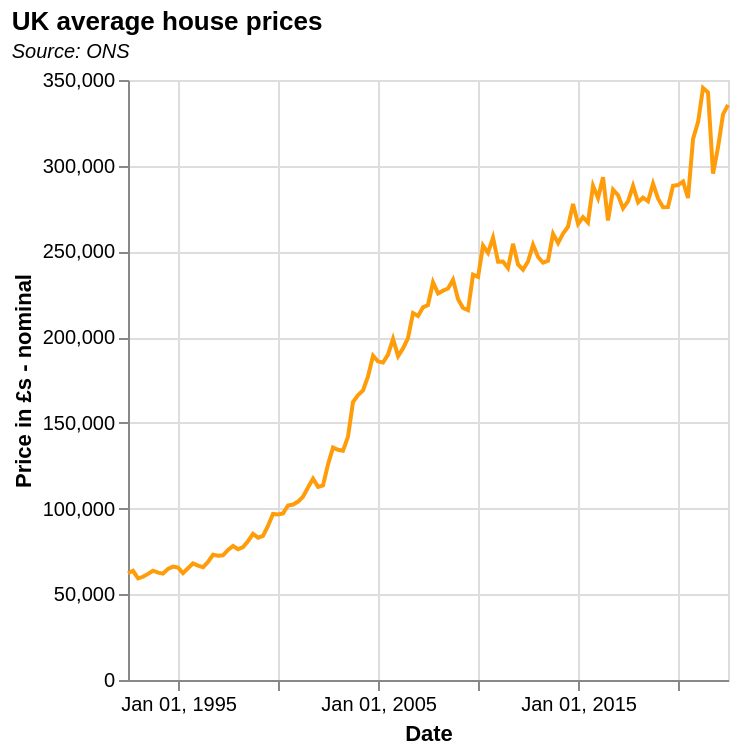

Vega-Lite specification for this chart:
### Vega-Lite specification from a JSON file in a GitHub repository (floating-point values rounded to 4 significant figures)
{"$schema": "https://vega.github.io/schema/vega-lite/v5.json", "description": "A simple bar chart with embedded data.", "title": {"text": "UK average house prices", "subtitle": "Source: ONS ", "subtitleFontStyle": "italic", "subtitleFontSize": 10, "anchor": "start", "color": "black"}, "width": "container", "height": 300, "data": {"values": [{"Date": "01/07/1992", "Price": 62255}, {"Date": "01/10/1992", "Price": 63712}, {"Date": "01/01/1993", "Price": 59230}, {"Date": "01/04/1993", "Price": 60213}, {"Date": "01/07/1993", "Price": 61895}, {"Date": "01/10/1993", "Price": 63742}, {"Date": "01/01/1994", "Price": 62596}, {"Date": "01/04/1994", "Price": 62024}, {"Date": "01/07/1994", "Price": 64835}, {"Date": "01/10/1994", "Price": 66159}, {"Date": "01/01/1995", "Price": 65583}, {"Date": "01/04/1995", "Price": 62329}, {"Date": "01/07/1995", "Price": 65193}, {"Date": "01/10/1995", "Price": 68054}, {"Date": "01/01/1996", "Price": 66704}, {"Date": "01/04/1996", "Price": 65770}, {"Date": "01/07/1996", "Price": 68890}, {"Date": "01/10/1996", "Price": 73029}, {"Date": "01/01/1997", "Price": 72518}, {"Date": "01/04/1997", "Price": 72759}, {"Date": "01/07/1997", "Price": 75837}, {"Date": "01/10/1997", "Price": 78178}, {"Date": "01/01/1998", "Price": 76253}, {"Date": "01/04/1998", "Price": 77519}, {"Date": "01/07/1998", "Price": 80964}, {"Date": "01/10/1998", "Price": 85257}, {"Date": "01/01/1999", "Price": 83031}, {"Date": "01/04/1999", "Price": 84110}, {"Date": "01/07/1999", "Price": 89879}, {"Date": "01/10/1999", "Price": 96843}, {"Date": "01/01/2000", "Price": 96588}, {"Date": "01/04/2000", "Price": 97184}, {"Date": "01/07/2000", "Price": 101785}, {"Date": "01/10/2000", "Price": 102384}, {"Date": "01/01/2001", "Price": 104087}, {"Date": "01/04/2001", "Price": 106928}, {"Date": "01/07/2001", "Price": 112325}, {"Date": "01/10/2001", "Price": 117455}, {"Date": "01/01/2002", "Price": 112675}, {"Date": "01/04/2002", "Price": 113496}, {"Date": "01/07/2002", "Price": 125750}, {"Date": "01/10/2002", "Price": 135589}, {"Date": "01/01/2003", "Price": 134269}, {"Date": "01/04/2003", "Price": 133711}, {"Date": "01/07/2003", "Price": 141819}, {"Date": "01/10/2003", "Price": 162121}, {"Date": "01/01/2004", "Price": 166208}, {"Date": "01/04/2004", "Price": 168928}, {"Date": "01/07/2004", "Price": 177128}, {"Date": "01/10/2004", "Price": 189139}, {"Date": "01/01/2005", "Price": 185797}, {"Date": "01/04/2005", "Price": 185194}, {"Date": "01/07/2005", "Price": 189852}, {"Date": "01/10/2005", "Price": 199051}, {"Date": "01/01/2006", "Price": 188944}, {"Date": "01/04/2006", "Price": 193421}, {"Date": "01/07/2006", "Price": 199482}, {"Date": "01/10/2006", "Price": 214028}, {"Date": "01/01/2007", "Price": 212322}, {"Date": "01/04/2007", "Price": 217364}, {"Date": "01/07/2007", "Price": 218724}, {"Date": "01/10/2007", "Price": 232033}, {"Date": "01/01/2008", "Price": 225500}, {"Date": "01/04/2008", "Price": 227125}, {"Date": "01/07/2008", "Price": 228354}, {"Date": "01/10/2008", "Price": 233499}, {"Date": "01/01/2009", "Price": 222083}, {"Date": "01/04/2009", "Price": 216977}, {"Date": "01/07/2009", "Price": 215731}, {"Date": "01/10/2009", "Price": 236416}, {"Date": "01/01/2010", "Price": 235134}, {"Date": "01/04/2010", "Price": 253391}, {"Date": "01/07/2010", "Price": 249182}, {"Date": "01/10/2010", "Price": 258084}, {"Date": "01/01/2011", "Price": 244040}, {"Date": "01/04/2011", "Price": 244164}, {"Date": "01/07/2011", "Price": 240281}, {"Date": "01/10/2011", "Price": 254435}, {"Date": "01/01/2012", "Price": 242397}, {"Date": "01/04/2012", "Price": 239364}, {"Date": "01/07/2012", "Price": 244143}, {"Date": "01/10/2012", "Price": 253874}, {"Date": "01/01/2013", "Price": 246748}, {"Date": "01/04/2013", "Price": 243412}, {"Date": "01/07/2013", "Price": 244525}, {"Date": "01/10/2013", "Price": 260249}, {"Date": "01/01/2014", "Price": 254884}, {"Date": "01/04/2014", "Price": 260383}, {"Date": "01/07/2014", "Price": 264373}, {"Date": "01/10/2014", "Price": 277741}, {"Date": "01/01/2015", "Price": 266029}, {"Date": "01/04/2015", "Price": 269956}, {"Date": "01/07/2015", "Price": 266840}, {"Date": "01/10/2015", "Price": 288262}, {"Date": "01/01/2016", "Price": 281164}, {"Date": "01/04/2016", "Price": 293242}, {"Date": "01/07/2016", "Price": 268019}, {"Date": "01/10/2016", "Price": 286023}, {"Date": "01/01/2017", "Price": 282758}, {"Date": "01/04/2017", "Price": 275127}, {"Date": "01/07/2017", "Price": 279222}, {"Date": "01/10/2017", "Price": 288217}, {"Date": "01/01/2018", "Price": 278651}, {"Date": "01/04/2018", "Price": 281354}, {"Date": "01/07/2018", "Price": 279253}, {"Date": "01/10/2018", "Price": 289515}, {"Date": "01/01/2019", "Price": 280728}, {"Date": "01/04/2019", "Price": 275746}, {"Date": "01/07/2019", "Price": 275901}, {"Date": "01/10/2019", "Price": 288317}, {"Date": "01/01/2020", "Price": 288731}, {"Date": "01/04/2020", "Price": 290790}, {"Date": "01/07/2020", "Price": 281149}, {"Date": "01/10/2020", "Price": 315639}, {"Date": "01/01/2021", "Price": 325535}, {"Date": "01/04/2021", "Price": 345338}, {"Date": "01/07/2021", "Price": 342759}, {"Date": "01/10/2021", "Price": 295338}, {"Date": "01/01/2022", "Price": 310944}, {"Date": "01/04/2022", "Price": 329968}, {"Date": "01/07/2022", "Price": 335472}]}, "mark": {"type": "line", "color": "#ff9c09"}, "transform": [{"calculate": "timeParse(datum.Date, '%d/%m/%Y')", "as": "date2"}], "encoding": {"x": {"field": "date2", "type": "temporal", "timeUnit": "yearmonthdate", "title": "Date"}, "y": {"field": "Price", "title": "Price in £s - nominal", "type": "quantitative"}}}
